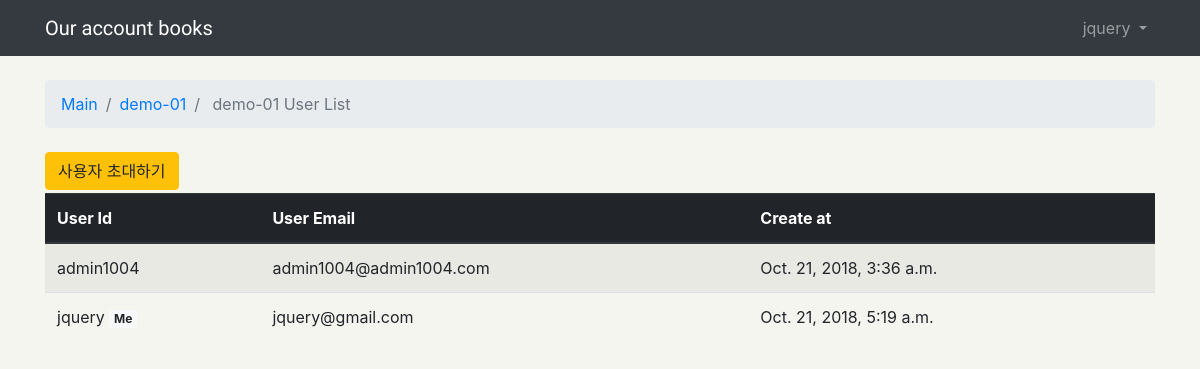
Screenshot of /accountListUser/13/ (signed in) with the database file from the repository.
### accountBookMain/models.py (models this page shows)
class AccountBooksName(models.Model):
    MONEY_COUNTRY = (
        ('k', "kor"),
        ('j', "jp")
    )
    account_id = models.AutoField(primary_key=True)
    account_name = models.CharField(max_length=100)
    p_cnt = models.IntegerField(default=0)
    money = models.CharField(max_length=1, choices=MONEY_COUNTRY)  # 언어설정 칼럼
    create_at = models.DateTimeField(auto_now_add=True)
    create_user = models.CharField(max_length=100, null=False)

class PartyBelongTo(models.Model):
    user_id = models.ForeignKey(User, related_name='partyBelongTo', on_delete=models.CASCADE)
    account_id = models.ForeignKey(AccountBooksName, related_name='partyBelongTo', on_delete=models.CASCADE)
    create_at = models.DateTimeField(auto_now_add=True)

### accountBookMain/views.py (the view)
# urls.py: path('accountListUser/<int:history>/', views.account_user_list, name='accountListUser'),
@login_required
def account_user_list(request, history):
    get_obj = PartyBelongTo.objects.filter(account_id=history)
    info_account = get_obj[0].account_id
    length = len(get_obj)
    if length < 2:
        get_obj = False
    return render(request, 'party_list.html', {'user_list': get_obj, 'info': info_account})

### templates/party_list.html
{% extends 'base.html' %}
{% block breadcrumb %}
    <li class="breadcrumb-item"><a href="{% url 'home' %}"> Main </a></li>
    <li class="breadcrumb-item"><a href="{% url 'history_main' info.account_id %}">{{ info.account_name }}</a></li>
    <li class="breadcrumb-item active"> {{ info.account_name }} User List</li>
{% endblock %}
{% block contents %}
    {% if user_list is False %}
        <h3>등록된 사용자가 없습니다.</h3>
        <a class="btn btn-warning" href="{% url 'addAccountUser' info.account_id %}" role="button">사용자 초대하기</a>
    {% else %}
        <a class="btn btn-warning" href="{% url 'addAccountUser' info.account_id %}" style="margin-bottom:3px;" role="button">사용자 초대하기</a>
        <table class="table table-striped">
            <thead class="thead-dark">
                <tr>
                    <th scope="col">User Id</th>
                    <th scope="col">User Email</th>
                    <th scope="col">Create at</th>
                </tr>
            </thead>
            <tbody>
                {% for i in user_list %}
                    {% if i.user_id.username != user.username%}
                        <tr>
                            <td> {{ i.user_id.username }} </td>
                            <td> {{ i.user_id.email }} </td>
                            <td> {{ i.create_at }}</td>
                        </tr>
                    {% else %}
                        <tr>
                            <td> {{ i.user_id.username }} <span class="badge badge-light">Me</span></td>
                            <td> {{ i.user_id.email }} </td>
                            <td> {{ i.create_at }}</td>
                        </tr>
                    {% endif %}
                {% endfor %}
            </tbody>
        </table>
    {% endif %}
{% endblock %}

### templates/base.html (shortened to what this page needs)
{% load static %}<!DOCTYPE html>
<html>
    <head>
        <link rel="stylesheet" href="{% static 'css/bootstrap.min.css' %}">
        <link rel="stylesheet" href="{% static 'css/baseBackgroundSettings.css' %}">
    </head>
    <body>
        {% block body %}
            <nav class="navbar navbar-expand-sm navbar-dark bg-dark">
                <div class="container">
                    <a class="navbar-brand head-title" href="{% url 'home' %}">Our account books</a>
                    <div class="collapse navbar-collapse" id="mainMenu">
                        <ul class="navbar-nav ml-auto">
                            <li class="nav-item dropdown">
                                <a class="nav-link dropdown-toggle" href="#" id="userMenu" data-toggle="dropdown" aria-haspopup="true" aria-expanded="false">
                                    {{ user.username }}
                                </a>
                            </li>
                        </ul>
                    </div>
                </div>
            </nav>
            <div class="container">
                <ol class="breadcrumb my-4">
                    {% block breadcrumb %}
                    {% endblock%}
                </ol>
                {% block contents %}
                {% endblock %}
            </div>
        {% endblock body %}
    </body>
<html>

### static/css/baseBackgroundSettings.css (style rules this page uses)
body { background-color : #f5f5f0; }
.head-title { font-family: 'Peralta', cursive; }

### rows the page displays
AccountBooksName: account_name "demo-01"
PartyBelongTo: user_id.username "admin1004", user_id.email "admin1004@admin1004.com", create_at "Oct. 21, 2018, 3:36 a.m."
PartyBelongTo: user_id.username "jquery", user_id.email "jquery@gmail.com", create_at "Oct. 21, 2018, 5:19 a.m."

### other values shown
{{ user.username }} "jquery"
